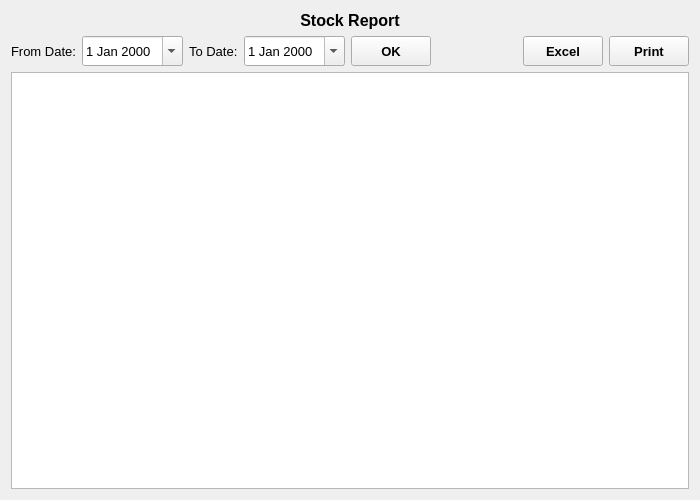
<?xml version="1.0" encoding="UTF-8"?>
<ui version="4.0">
 <class>StockReport</class>
 <widget class="QWidget" name="StockReport">
  <property name="geometry">
   <rect>
    <x>0</x>
    <y>0</y>
    <width>700</width>
    <height>500</height>
   </rect>
  </property>
  <property name="font">
   <font>
    <family>Microsoft YaHei UI</family>
    <pointsize>10</pointsize>
   </font>
  </property>
  <property name="windowTitle">
   <string>Form</string>
  </property>
  <layout class="QVBoxLayout" name="verticalLayout">
   <item>
    <widget class="QLabel" name="label">
     <property name="font">
      <font>
       <pointsize>12</pointsize>
       <weight>75</weight>
       <bold>true</bold>
      </font>
     </property>
     <property name="text">
      <string>Stock Report</string>
     </property>
     <property name="alignment">
      <set>Qt::AlignCenter</set>
     </property>
    </widget>
   </item>
   <item>
    <layout class="QHBoxLayout" name="horizontalLayout" stretch="0,0,0,0,0,0,0,0">
     <item>
      <widget class="QLabel" name="fromDateLabel">
       <property name="text">
        <string>From Date:</string>
       </property>
      </widget>
     </item>
     <item>
      <widget class="QDateEdit" name="fromDateDateEdit">
       <property name="minimumSize">
        <size>
         <width>0</width>
         <height>30</height>
        </size>
       </property>
       <property name="calendarPopup">
        <bool>true</bool>
       </property>
      </widget>
     </item>
     <item>
      <widget class="QLabel" name="toDateLabel">
       <property name="text">
        <string>To Date:</string>
       </property>
      </widget>
     </item>
     <item>
      <widget class="QDateEdit" name="toDateDateEdit">
       <property name="minimumSize">
        <size>
         <width>0</width>
         <height>30</height>
        </size>
       </property>
       <property name="calendarPopup">
        <bool>true</bool>
       </property>
      </widget>
     </item>
     <item>
      <widget class="QToolButton" name="OKButton">
       <property name="minimumSize">
        <size>
         <width>80</width>
         <height>30</height>
        </size>
       </property>
       <property name="font">
        <font>
         <weight>75</weight>
         <bold>true</bold>
        </font>
       </property>
       <property name="text">
        <string>OK</string>
       </property>
      </widget>
     </item>
     <item>
      <spacer name="horizontalSpacer">
       <property name="orientation">
        <enum>Qt::Horizontal</enum>
       </property>
       <property name="sizeHint" stdset="0">
        <size>
         <width>40</width>
         <height>20</height>
        </size>
       </property>
      </spacer>
     </item>
     <item>
      <widget class="QToolButton" name="excelButton">
       <property name="minimumSize">
        <size>
         <width>80</width>
         <height>30</height>
        </size>
       </property>
       <property name="font">
        <font>
         <weight>75</weight>
         <bold>true</bold>
        </font>
       </property>
       <property name="text">
        <string>Excel</string>
       </property>
      </widget>
     </item>
     <item>
      <widget class="QToolButton" name="printButton">
       <property name="minimumSize">
        <size>
         <width>80</width>
         <height>30</height>
        </size>
       </property>
       <property name="font">
        <font>
         <weight>75</weight>
         <bold>true</bold>
        </font>
       </property>
       <property name="text">
        <string>Print</string>
       </property>
      </widget>
     </item>
    </layout>
   </item>
   <item>
    <widget class="QTableView" name="tableView">
     <property name="font">
      <font>
       <pointsize>12</pointsize>
      </font>
     </property>
     <property name="alternatingRowColors">
      <bool>true</bool>
     </property>
    </widget>
   </item>
  </layout>
 </widget>
 <resources/>
 <connections/>
</ui>
